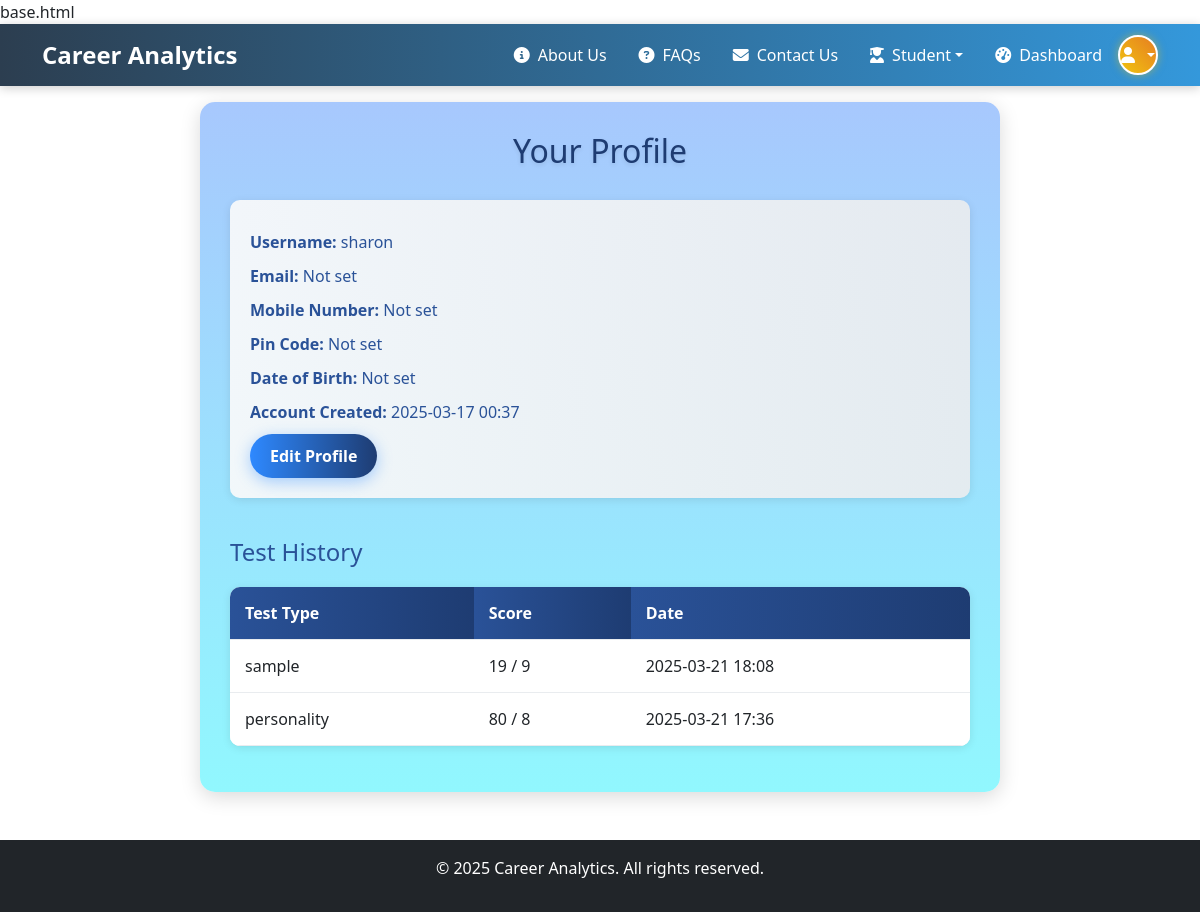
/profile (signed in), run on an earlier commit of the app's database.
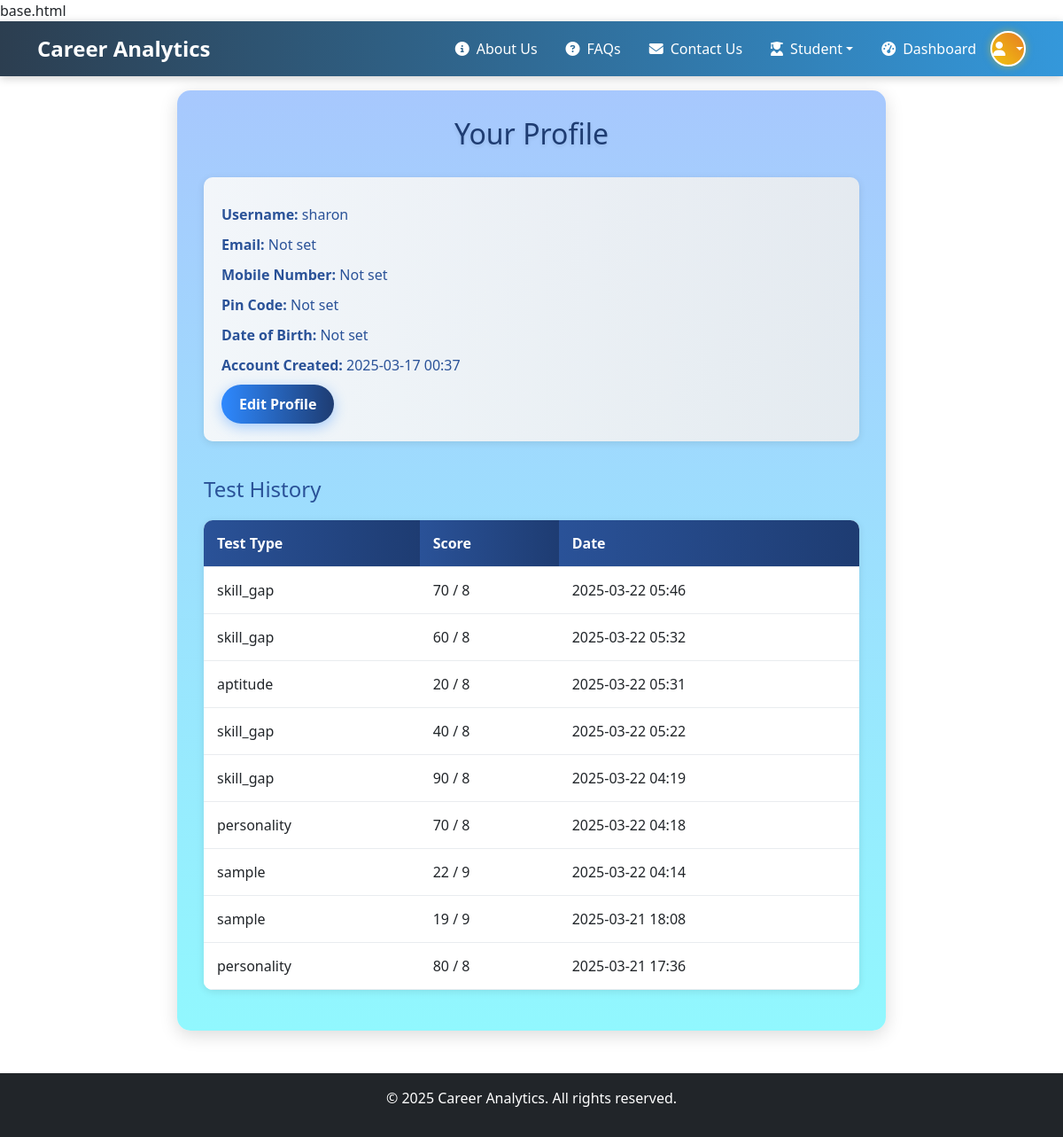
And on a later commit of the database.
### app.py (models this page shows)
class TestResult(db.Model):
    id = db.Column(db.Integer, primary_key=True)
    user_id = db.Column(db.Integer, db.ForeignKey('user.id'), nullable=True)
    test_type = db.Column(db.String(50), nullable=False)
    score = db.Column(db.Integer, nullable=False)
    time_spent = db.Column(db.Integer, nullable=True)
    details = db.Column(db.Text, nullable=True)  # Store JSON string of detailed results
    completed_at = db.Column(db.DateTime, default=datetime.utcnow)

### app.py (the view)
@app.route('/profile')
@login_required
def profile():
    test_history = TestResult.query.filter_by(user_id=current_user.id).order_by(TestResult.completed_at.desc()).all()
    return render_template('profile.html', user=current_user, test_history=test_history)

### app.py (called while the page is built)
@login_manager.user_loader
def load_user(user_id):
    return db.session.get(User, int(user_id))

### templates/profile.html (shortened to what this page needs)
{% extends "base.html" %}
{% block content %}
    <div class="profile-container">
        <h1>Your Profile</h1>
        <div class="profile-info">
            <p><strong>Username:</strong> {{ user.username }}</p>
            <p><strong>Email:</strong> {{ user.email or 'Not set' }}</p>
            <p><strong>Mobile Number:</strong> {{ user.mobile_number or 'Not set' }}</p>
            <p><strong>Pin Code:</strong> {{ user.pin_code or 'Not set' }}</p>
            <p><strong>Date of Birth:</strong> {{ user.dob.strftime('%Y-%m-%d') if user.dob else 'Not set' }}</p>
            <p><strong>Account Created:</strong> {{ user.created_at.strftime('%Y-%m-%d %H:%M') }}</p>
            <a href="{{ url_for('profile_edit') }}" class="btn-edit">Edit Profile</a>
        </div>
        {% if test_history %}
            <div class="test-history">
                <h3>Test History</h3>
                <table class="table">
                    <thead>
                        <tr>
                            <th>Test Type</th>
                            <th>Score</th>
                            <th>Date</th>
                        </tr>
                    </thead>
                    <tbody>
                        {% for test in test_history %}
                            <tr>
                                <td>{{ test.test_type }}</td>
                                <td>{{ test.score }} / {{ 9 if test.test_type == 'sample' else 8 }}</td>
                                <td>{{ test.completed_at.strftime('%Y-%m-%d %H:%M') }}</td>
                            </tr>
                        {% endfor %}
                    </tbody>
                </table>
            </div>
        {% endif %}
    </div>
{% endblock %}

What changed in the data, as far as the page shows it:
added TestResult: test_type "skill_gap", score "70", test_type "8", completed_at "2025-03-22 05:46"
added TestResult: test_type "skill_gap", score "60", test_type "8", completed_at "2025-03-22 05:32"
added TestResult: test_type "aptitude", score "20", test_type "8", completed_at "2025-03-22 05:31"
added TestResult: test_type "skill_gap", score "40", test_type "8", completed_at "2025-03-22 05:22"
added TestResult: test_type "skill_gap", score "90", test_type "8", completed_at "2025-03-22 04:19"
added TestResult: test_type "personality", score "70", test_type "8", completed_at "2025-03-22 04:18"
added TestResult: test_type "sample", score "22", test_type "9", completed_at "2025-03-22 04:14"
